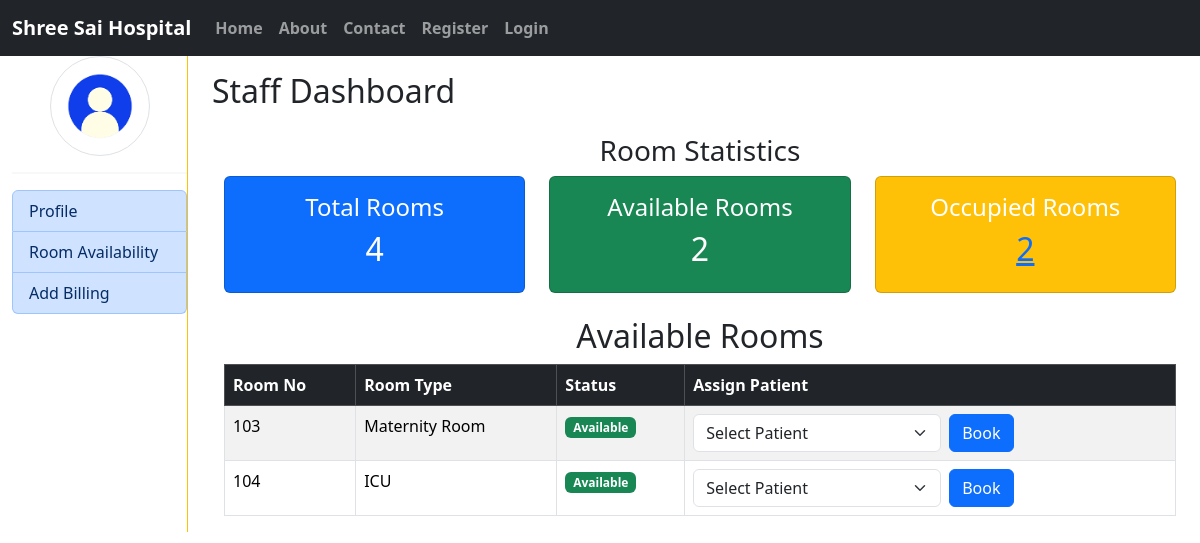
Page /hms_staff/Available_Rooms/ on the committed database.
### hms/models.py (models this page shows, shortened)
class Room(models.Model):
    Room_ID = models.AutoField(primary_key=True)
    P_ID = models.ForeignKey(Patient,on_delete=models.SET_NULL, null=True, blank=True)
    Room_no = models.IntegerField()
    Room_type = models.CharField(choices=room_choice, max_length=200)
    status = models.CharField(choices=room_status,max_length=100)

### hms_staff/views.py (the view)
# urls.py: path('Available_Rooms/', views.Available_Rooms,name='Available_Rooms'),
def Available_Rooms(request):
    total_rooms = Room.objects.count()
    available_rooms_count = Room.objects.filter(status='available').count()
    available_rooms = Room.objects.filter(status='available')
    occupied_rooms_count = Room.objects.filter(status='occupied').count()
    patients = Patient.objects.all()
    staff = None
    if request.user.is_authenticated:
        staff = Staff.objects.filter(user=request.user).first()
    context = {
        'total_rooms': total_rooms,
        'available_rooms_count':available_rooms_count,
        'occupied_rooms': occupied_rooms_count,
        'rooms': available_rooms,
        'staff': staff,
        'patients': patients,  # Pass patients to template
    }
    return render(request, 'hms_staff/room_availability.html', context)

### hms_staff/templates/hms_staff/room_availability.html (shortened to what this page needs)
{% extends 'hms_staff/staff_index.html' %}
{% load static %}
{% block staff %}
<div>
    <h2>Staff Dashboard</h2>
    <div class="container my-4">
        <h3 class="text-center">Room Statistics</h3>
        <div class="row text-center">
            <div class="col-md-4">
                <div class="card bg-primary text-white p-3">
                    <h4>Total Rooms</h4>
                    <h2>{{ total_rooms }}</h2>
                </div>
            </div>
            <div class="col-md-4">
                <div class="card bg-success text-white p-3">
                    <h4>Available Rooms</h4>
                    <h2>{{ available_rooms_count }}</h2>
                </div>
            </div>
            <div class="col-md-4">
                <div class="card bg-warning text-white p-3">
                    <h4>Occupied Rooms</h4>
                    <h2><a href="{% url 'Occupied_Rooms' %}">{{ occupied_rooms }}</a></h2>
                </div>
            </div>
        </div>
    </div>
    <div class="container mt-4">
        <h2 class="text-center">Available Rooms</h2>
        <div class="table-responsive">
            <table class="table table-bordered table-striped">
                <thead class="table-dark">
                    <tr>
                        <th>Room No</th>
                        <th>Room Type</th>
                        <th>Status</th>
                        <th>Assign Patient</th>
                    </tr>
                </thead>
                <tbody>
                    {% for room in rooms %}
                    <tr>
                        <td>{{ room.Room_no }}</td>
                        <td>{{ room.Room_type }}</td>
                        <td>
                            <span class="badge bg-success">Available</span>
                        </td>
                        <td>
                            <form method="POST" action="{% url 'book_room' room.Room_ID %}" class="d-flex align-items-center gap-2">
                                <select name="patient_id" class="form-select" style="width: auto;">
                                    <option value="" disabled selected>Select Patient</option>
                                </select>
                                <button type="submit" class="btn btn-primary">Book</button>
                            </form>
                        </td>
                    </tr>
                    {% empty %}
                    <tr>
                        <td colspan="4" class="text-center text-danger">No available rooms</td>
                    </tr>
                    {% endfor %}
                </tbody>
            </table>
        </div>
    </div>
</div>
{% endblock staff %}

### rows in the picture
Room: Room_no "103", Room_type "Maternity Room"
Room: Room_no "104", Room_type "ICU"

### other values in the picture
{{ total_rooms }} "4"
{{ available_rooms_count }} "2"
{{ occupied_rooms }} "2"
